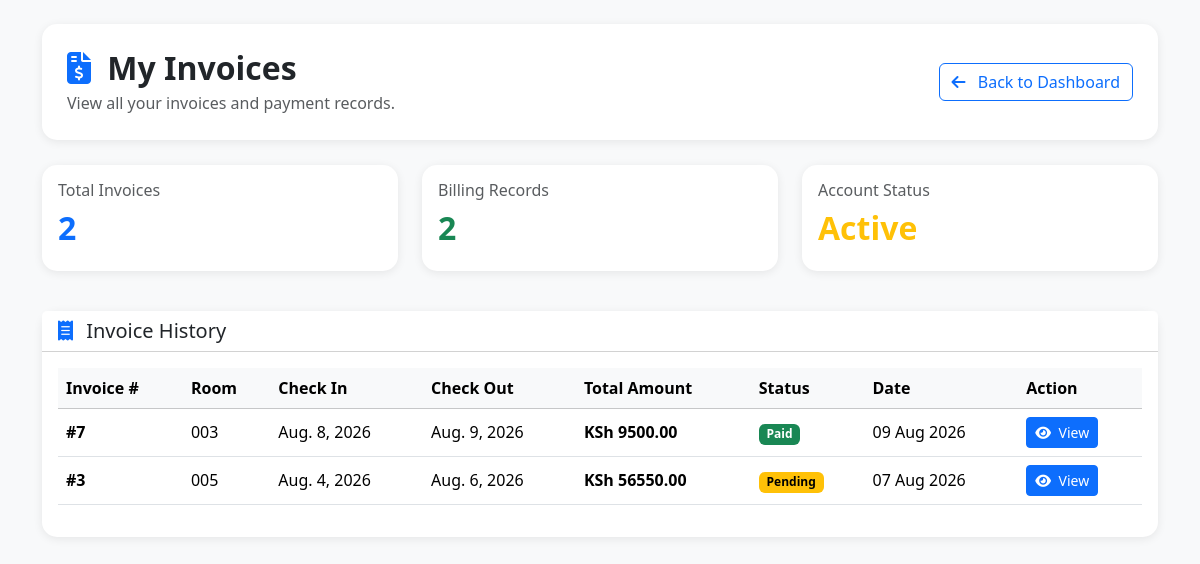
The page /billing/my-invoices/ (signed in) on the database its author committed.
### billing/models.py (models this page shows, shortened)
class Invoice(models.Model):
    STATUS_CHOICES = (
        ('Pending', 'Pending'),
        ('Paid', 'Paid'),
    )
    reservation = models.OneToOneField(
        Reservation,
        on_delete=models.CASCADE
    )
    nights = models.IntegerField(default=1)
    room_rate = models.DecimalField(
        max_digits=10,
        decimal_places=2
    )
    room_charge = models.DecimalField(
        max_digits=10,
        decimal_places=2
    )
    extra_charges = models.DecimalField(
        max_digits=10,
        decimal_places=2,
        default=0
    )
    total_amount = models.DecimalField(
        max_digits=10,
        decimal_places=2
    )
    status = models.CharField(
        max_length=20,
        choices=STATUS_CHOICES,
        default='Pending'
    )
    created_at = models.DateTimeField(
        auto_now_add=True
    )
    from django.db import models

### reservations/models.py (models this page shows, shortened)
class Reservation(models.Model):
    STATUS_CHOICES = [
        ('Booked', 'Booked'),
        ('Checked In', 'Checked In'),
        ('Pending Checkout', 'Pending Checkout'),
        ('Completed', 'Completed'),
        ('Cancelled', 'Cancelled'),
    ]
    PAYMENT_CHOICES = [
        ('Pending', 'Pending'),
        ('Paid', 'Paid'),
    ]
    user = models.ForeignKey(
        User,
        on_delete=models.CASCADE,
        null=True,
        blank=True
    )
    guest_name = models.CharField(max_length=100)
    email = models.EmailField()
    phone = models.CharField(max_length=20)
    room = models.ForeignKey(
        Room,
        on_delete=models.CASCADE
    )
    check_in = models.DateField()
    check_out = models.DateField()
    check_in_time = models.DateTimeField(
        null=True,
        blank=True
    )
    check_out_time = models.DateTimeField(
        null=True,
        blank=True
    )
    guests = models.IntegerField()
    special_requests = models.TextField(
        blank=True,
        null=True
    )
    status = models.CharField(
        max_length=20,
        choices=STATUS_CHOICES,
        default='Booked'
    )
    payment_status = models.CharField(
        max_length=20,
        choices=PAYMENT_CHOICES,
        default='Pending'
    )
    created_at = models.DateTimeField(
    auto_now_add=True
    )

### rooms/models.py (models this page shows, shortened)
class Room(models.Model):
    STATUS_CHOICES = [
        ('Available', 'Available'),
        ('Occupied', 'Occupied'),
        ('Cleaning', 'Cleaning'),
        ('Maintenance', 'Maintenance'),
    ]
    room_number = models.CharField(max_length=10)
    room_type = models.CharField(max_length=50)
    price = models.DecimalField(
        max_digits=10,
        decimal_places=2
    )
    status = models.CharField(
        max_length=20,
        choices=STATUS_CHOICES,
        default='Available'
    )

### billing/views.py (the view)
@login_required
def my_invoices(request):
    invoices = Invoice.objects.filter(
        reservation__user=request.user
    ).order_by('-created_at')
    return render(
        request,
        'billing/my_invoices.html',
        {
            'invoices': invoices
        }
    )

### billing/templates/billing/my_invoices.html (shortened to what this page needs)
{% load static %}
<!DOCTYPE html>
<html lang="en">
<head>
    <link href="https://cdn.jsdelivr.net/npm/bootstrap@5.3.3/dist/css/bootstrap.min.css"
          rel="stylesheet">
    <link rel="stylesheet"
          href="https://cdnjs.cloudflare.com/ajax/libs/font-awesome/6.5.2/css/all.min.css">
</head>
<body>
<div class="container py-4">
    <div class="page-header">
        <div class="d-flex justify-content-between align-items-center">
            <div>
                <h2 class="fw-bold mb-1">
                    <i class="fas fa-file-invoice-dollar text-primary me-2"></i>
                    My Invoices
                </h2>
                <p class="text-muted mb-0">
                    View all your invoices and payment records.
                </p>
            </div>
            <a href="{% url 'guest_dashboard' %}"
               class="btn btn-outline-primary">
                <i class="fas fa-arrow-left me-2"></i>
                Back to Dashboard
            </a>
        </div>
    </div>
    <div class="row mb-4">
        <div class="col-md-4 mb-3">
            <div class="card summary-card">
                <div class="card-body">
                    <h6 class="text-muted">
                        Total Invoices
                    </h6>
                    <h2 class="fw-bold text-primary">
                        {{ invoices.count }}
                    </h2>
                </div>
            </div>
        </div>
        <div class="col-md-4 mb-3">
            <div class="card summary-card">
                <div class="card-body">
                    <h6 class="text-muted">
                        Billing Records
                    </h6>
                    <h2 class="fw-bold text-success">
                        {{ invoices.count }}
                    </h2>
                </div>
            </div>
        </div>
        <div class="col-md-4 mb-3">
            <div class="card summary-card">
                <div class="card-body">
                    <h6 class="text-muted">
                        Account Status
                    </h6>
                    <h2 class="fw-bold text-warning">
                        Active
                    </h2>
                </div>
            </div>
        </div>
    </div>
    <div class="card invoice-card">
        <div class="card-header bg-white">
            <h5 class="mb-0">
                <i class="fas fa-receipt text-primary me-2"></i>
                Invoice History
            </h5>
        </div>
        <div class="card-body">
            {% if invoices %}
            <div class="table-responsive">
                <table class="table table-hover align-middle">
                    <thead class="table-light">
                        <tr>
                            <th>Invoice #</th>
                            <th>Room</th>
                            <th>Check In</th>
                            <th>Check Out</th>
                            <th>Total Amount</th>
                            <th>Status</th>
                            <th>Date</th>
                            <th>Action</th>
                        </tr>
                    </thead>
                    <tbody>
                        {% for invoice in invoices %}
                        <tr>
                            <td>
                                <strong>#{{ invoice.id }}</strong>
                            </td>
                            <td>
                                {{ invoice.reservation.room.room_number }}
                            </td>
                            <td>
                                {{ invoice.reservation.check_in }}
                            </td>
                            <td>
                                {{ invoice.reservation.check_out }}
                            </td>
                            <td>
                                <strong>
                                    KSh {{ invoice.total_amount }}
                                </strong>
                            </td>
                            <td>
                                {% if invoice.status == 'Paid' %}
                                    <span class="badge badge-paid">
                                        Paid
                                    </span>
                                {% else %}
                                    <span class="badge badge-pending">
                                        Pending
                                    </span>
                                {% endif %}
                            </td>
                            <td>
                                {{ invoice.created_at|date:"d M Y" }}
                            </td>
                            <td>
                                <a href="{% url 'invoice_detail' invoice.id %}"
                                   class="btn btn-sm btn-primary">
                                    <i class="fas fa-eye me-1"></i>
                                    View
                                </a>
                            </td>
                        </tr>
                        {% endfor %}
                    </tbody>
                </table>
            </div>
            {% endif %}
        </div>
    </div>
</div>
</body>
</html>

### billing/templates/billing/my_invoices.html (style rules this page uses)
body { background:#f8f9fa; }
.page-header { background:white; padding:25px; border-radius:15px; box-shadow:0 2px 10px rgba(0,0,0,0.08); margin-bottom:25px; }
.summary-card { border:none; border-radius:15px; box-shadow:0 2px 10px rgba(0,0,0,0.08); transition:0.3s; }
.invoice-card { border:none; border-radius:15px; box-shadow:0 2px 10px rgba(0,0,0,0.08); }
.badge-paid { background:#198754; }
.badge-pending { background:#ffc107; color:#000; }

### rows shown on the page
Invoice: id "7", reservation.room.room_number "003", reservation.check_in "Aug. 8, 2026", reservation.check_out "Aug. 9, 2026", total_amount "9500.00", status "Paid", created_at "09 Aug 2026"
Invoice: id "3", reservation.room.room_number "005", reservation.check_in "Aug. 4, 2026", reservation.check_out "Aug. 6, 2026", total_amount "56550.00", status "Pending", created_at "07 Aug 2026"

### other values the page prints
{{ invoices.count }} "2"
